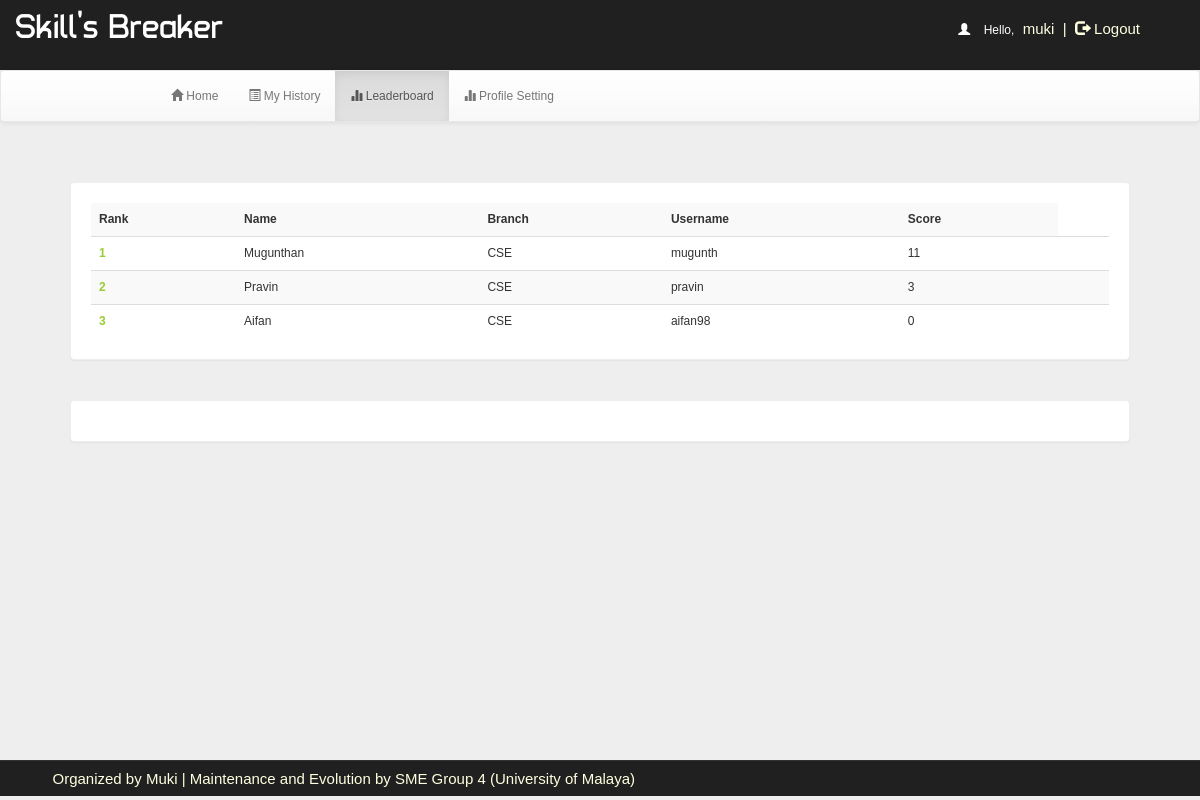
Screenshot of /account.php?q=3 (signed in) with the database file from the repository.
### tables this page shows
CREATE TABLE `rank` (
  `id` int(100) NOT NULL,
  `username` varchar(50) NOT NULL,
  `score` int(11) NOT NULL,
  `time` timestamp NOT NULL DEFAULT current_timestamp() ON UPDATE current_timestamp()
);

CREATE TABLE `user` (
  `id` int(100) NOT NULL,
  `name` varchar(50) NOT NULL,
  `rollno` varchar(20) NOT NULL,
  `branch` varchar(20) NOT NULL,
  `gender` varchar(5) NOT NULL,
  `username` varchar(50) NOT NULL,
  `phno` bigint(20) NOT NULL,
  `password` varchar(50) NOT NULL,
  `clrname` varchar(30) NOT NULL DEFAULT 'Normal'
);

### account.php (the view, shortened to what this page needs)
<!DOCTYPE html PUBLIC "-//W3C//DTD XHTML 1.0 Transitional//EN" "http://www.w3.org/TR/xhtml1/DTD/xhtml1-transitional.dtd">
<html xmlns="http://www.w3.org/1999/xhtml">
<head>
<link  rel="stylesheet" href="css/bootstrap.min.css"/>
<link  rel="stylesheet" href="css/bootstrap-theme.min.css"/>
<link  rel="stylesheet" href="css/font.css">
<link rel="stylesheet" href="css/main.css">
</head>
<body>
<div class="header">
<div class="row">
<div class="col-lg-6">
<span class="logo">Skill's Breaker</span></div>
<div class="col-md-4 col-md-offset-2">
 <?php
include_once 'dbConnection.php';
if (!(isset($_SESSION['username']))) {
    header("location:index.php");
} else {
    $name     = $_SESSION['name'];
    $username = $_SESSION['username'];
    echo '<span class="pull-right top title1" ><span style="color:white"><span class="glyphicon glyphicon-user" aria-hidden="true"></span>&nbsp;&nbsp;&nbsp;&nbsp;Hello,</span> <span class="log log1" style="color:lightyellow">' . $username . '&nbsp;&nbsp;|&nbsp;&nbsp;<a href="logout.php?q=account.php" style="color:lightyellow"><span class="glyphicon glyphicon-log-out" aria-hidden="true"></span>&nbsp;Logout</button></a></span>';
}
?>
</div>
</div></div>
<div class="bg">
<nav class="navbar navbar-default title1">
  <div class="container-fluid">
    <div class="navbar-header">
      <a class="navbar-brand" href="#"><b>&nbsp;&nbsp;&nbsp;&nbsp;&nbsp;&nbsp;&nbsp;&nbsp;&nbsp;&nbsp;&nbsp;&nbsp;&nbsp;&nbsp;&nbsp;&nbsp;&nbsp;&nbsp;&nbsp;&nbsp;&nbsp;&nbsp;&nbsp;&nbsp;&nbsp;</b></a>
    </div>
    <div class="collapse navbar-collapse" id="bs-example-navbar-collapse-1">
      <ul class="nav navbar-nav">
        <li <?php
if (@$_GET['q'] == 1)
    echo 'class="active"';
?> ><a href="account.php?q=1"><span class="glyphicon glyphicon-home" aria-hidden="true"></span>&nbsp;Home<span class="sr-only">(current)</span></a></li>
        <li <?php
if (@$_GET['q'] == 2)
    echo 'class="active"';
?>><a href="account.php?q=2"><span class="glyphicon glyphicon-list-alt" aria-hidden="true"></span>&nbsp;My History</a></li>
    <li <?php
if (@$_GET['q'] == 3)
    echo 'class="active"';
?>><a href="account.php?q=3"><span class="glyphicon glyphicon-stats" aria-hidden="true"></span>&nbsp;Leaderboard</a></li>
	<li <?php
if (@$_GET['q'] == 4)
    echo 'class="active"';
?>><a href="account.php?q=4"><span class="glyphicon glyphicon-stats" aria-hidden="true"></span>&nbsp;Profile Setting</a></li></ul>
      </div>
  </div>
</nav>
<div class="container">
<div class="row">
<div class="col-md-12">
<?php
if (@$_GET['q'] == 3) {
    if(isset($_GET['show'])){
        $show = $_GET['show'];
        $showfrom = (($show-1)*10) + 1;
        $showtill = $showfrom + 9;
    }
    else{
        $showfrom = 1;
    }
    $q = mysqli_query($con, "SELECT * FROM rank");
    echo '<div class="panel title">
<table class="table table-striped title1" >
<tr><td style="vertical-align:middle"><b>Rank</b></td><td style="vertical-align:middle"><b>Name</b></td><td style="vertical-align:middle"><b>Branch</b></td><td style="vertical-align:middle"><b>Username</b></td><td style="vertical-align:middle"><b>Score</b></td></tr>';
    $c = $showfrom-1;
    if(empty($q)){
        $total = 0;
    }
    else {
        $total = mysqli_num_rows($q);
    }
    if($total >= $showfrom){
        $q = mysqli_query($con, "SELECT * FROM rank ORDER BY score DESC, time ASC LIMIT ".($showfrom-1).",10") or die('Error223');
        while ($row = mysqli_fetch_array($q)) {
            $e = $row['username'];
            $s = $row['score'];
            $q12 = mysqli_query($con, "SELECT * FROM user WHERE username='$e' ") or die('Error231');
            while ($row = mysqli_fetch_array($q12)) {
                $name     = $row['name'];
                $branch   = $row['branch'];
                $username = $row['username'];
            }
            $c++;
            echo '<tr><td style="color:#99cc32"><b>' . $c . '</b></td><td style="vertical-align:middle">' . $name . '</td><td style="vertical-align:middle">' . $branch . '</td><td style="vertical-align:middle">' . $username . '</td><td style="vertical-align:middle">' . $s . '</td><td style="vertical-align:middle">';
        }
    }
    else{
    }
    echo '</table></div>';
    echo '<div class="panel title"><table class="table table-striped title1" ><tr>';
    echo '</tr></table></div>';
}
	?>
</div></div></div></div>
<div class="row footer">
<div class="col-md-7 box">
<a href="#" data-toggle="modal" data-target="#developers" s style="color:lightyellow;" onmouseover="this.style('color:yellow')" target="new">Organized by Muki | Maintenance and Evolution by SME Group 4 (University of Malaya)</a>
</div>
</body>
</html>

### css/main.css (style rules this page uses)
body { overflow-x:hidden;width:100%;font: 12px "Century Gothic", "Times Roman", sans-serif;background:#eee;min-height:550px;background-attachment:fixed; }
.bg { min-height:540px; }
.panel { border-color:#eee;margin:40px;padding:20px;font: 15px "Century Gothic", "Times Roman", sans-serif; }
.title { font-family:'typo'; }
.header { background:#202020;height:70px; }
.logo { font-family:'typo';font-size:35px;color:#ffffff;margin:15px; }
.title1 { font: 12px "Century Gothic", "Times Roman", sans-serif; }
.footer { font-size:15px;text-align:center;border-top:1px solid;border-color:#323232;background-color:#202020; }
.footer a { margin:25px;color:#0000ff;text-decoration:none;font: 15px "Century Gothic", "Times Roman", sans-serif; }
.box { padding:9px; }
.top { margin-top:20px; }
.log1 { font: 15px 'Ubuntu', sans-serif;color:#0000ff;margin-left:10px; }
.log { margin:10px;margin-right:60px;margin-left:5px;color:#ffffb3;text-decoration:none;font-size:20px;font-size:15px; }

### rows the page displays
rank: user.name "Mugunthan", user.branch "CSE", user.username "mugunth", score "11"
rank: user.name "Pravin", user.branch "CSE", user.username "pravin", score "3"
rank: user.name "Aifan", user.branch "CSE", user.username "aifan98", score "0"

### other values shown
$username "muki"
